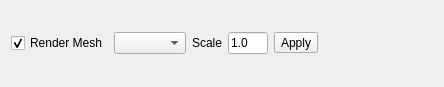
<?xml version="1.0" encoding="UTF-8"?>
<ui version="4.0">
 <class>Form</class>
 <widget class="QWidget" name="Form">
  <property name="geometry">
   <rect>
    <x>0</x>
    <y>0</y>
    <width>444</width>
    <height>87</height>
   </rect>
  </property>
  <property name="windowTitle">
   <string>Form</string>
  </property>
  <layout class="QGridLayout" name="gridLayout">
   <item row="0" column="0">
    <layout class="QHBoxLayout" name="playerBar">
     <item>
      <widget class="QCheckBox" name="visibleCheckBox">
       <property name="text">
        <string>Render Mesh</string>
       </property>
       <property name="checked">
        <bool>true</bool>
       </property>
      </widget>
     </item>
     <item>
      <widget class="QComboBox" name="renderModeComboBox"/>
     </item>
     <item>
      <widget class="QLabel" name="label_2">
       <property name="text">
        <string>Scale</string>
       </property>
      </widget>
     </item>
     <item>
      <widget class="QLineEdit" name="scaleLineEdit">
       <property name="maximumSize">
        <size>
         <width>40</width>
         <height>16777215</height>
        </size>
       </property>
       <property name="text">
        <string>1.0</string>
       </property>
      </widget>
     </item>
     <item>
      <widget class="QToolButton" name="applyScaleButton">
       <property name="text">
        <string>Apply</string>
       </property>
      </widget>
     </item>
     <item>
      <spacer name="horizontalSpacer">
       <property name="orientation">
        <enum>Qt::Horizontal</enum>
       </property>
       <property name="sizeHint" stdset="0">
        <size>
         <width>40</width>
         <height>20</height>
        </size>
       </property>
      </spacer>
     </item>
    </layout>
   </item>
  </layout>
 </widget>
 <resources/>
 <connections/>
</ui>
